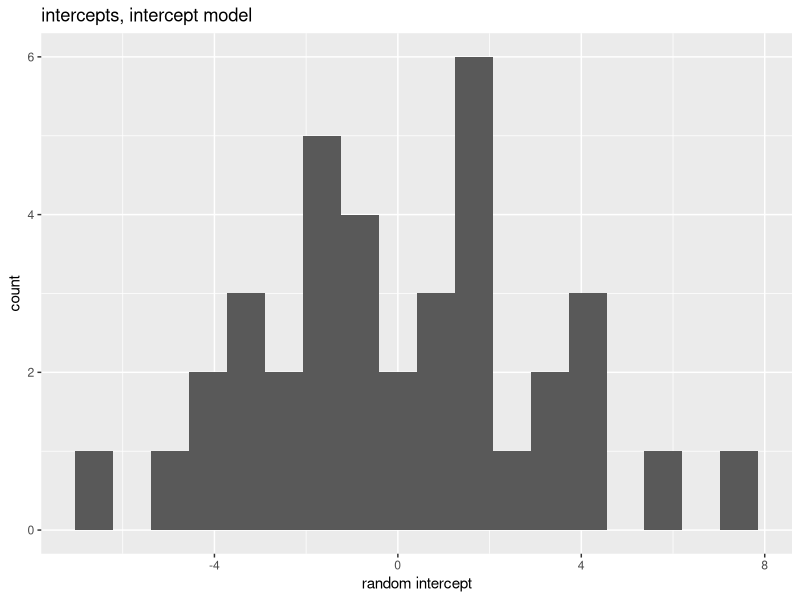
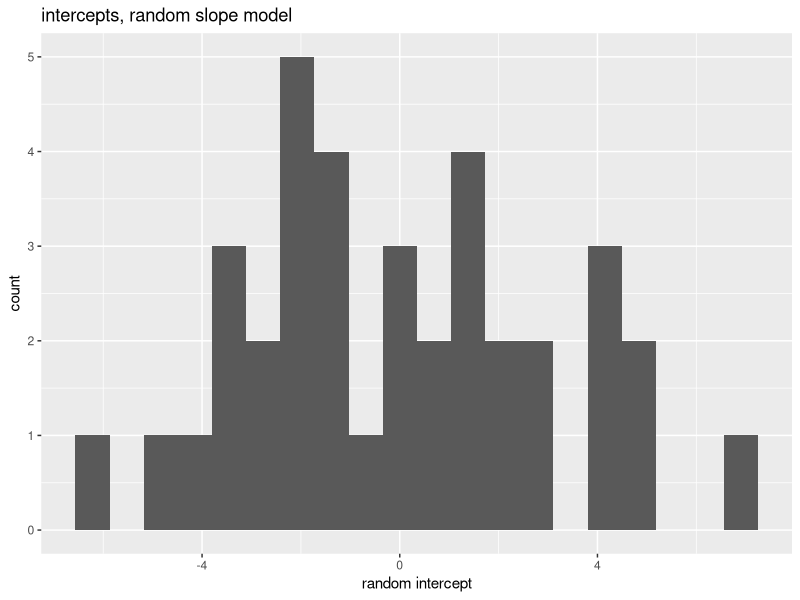
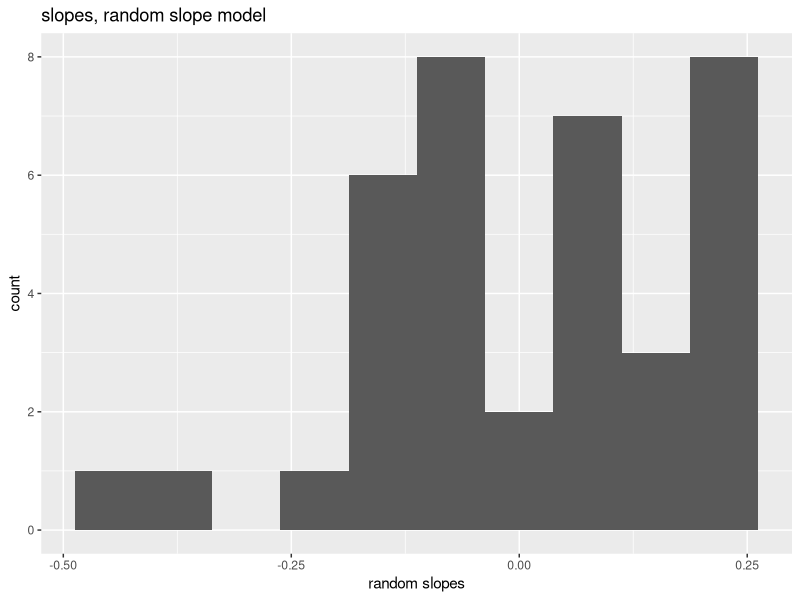

The R script that drew these images, in order:
## ---- chunk 1
knitr::opts_chunk$set(echo = TRUE, include = TRUE, warning = FALSE)

library(haven)
library(lmerTest)
library(tidyverse)
library(patchwork)

data = read_dta('exercise_therapy.dta')

## ---- chunk 2
model1 = lmer(y ~ (1 + time | id) + time + factor(trt), data = data)
output = summary(model1)
fixed = coef(output)

## ---- chunk 3
int = 9.9760
slope = 0.0334
corr = -0.03

## ---- chunk 4
model0 = lmer(y ~ (1  | id) + factor(trt) + time + factor(trt) * time , data = data)

p1 = tibble(intercept = ranef(model0)$id[["(Intercept)"]]) %>%
ggplot(aes(x = intercept)) + 
  geom_histogram(bins = 18) +
  labs(x = "random intercept", title = "intercepts, intercept model")

p1

## ---- chunk 5
p2 = tibble(intercept = ranef(model1)$id[["(Intercept)"]]) %>%
ggplot(aes(x = intercept)) + 
  geom_histogram(bins = 20) +
  labs(x = "random intercept", title = "intercepts, random slope model")

p2

## ---- chunk 6
p3 = tibble(intercept = ranef(model1)$id[["time"]]) %>%
ggplot(aes(x = intercept)) + 
  geom_histogram(bins = 10) +
  labs(x = "random slopes", title = "slopes, random slope model")

p3
